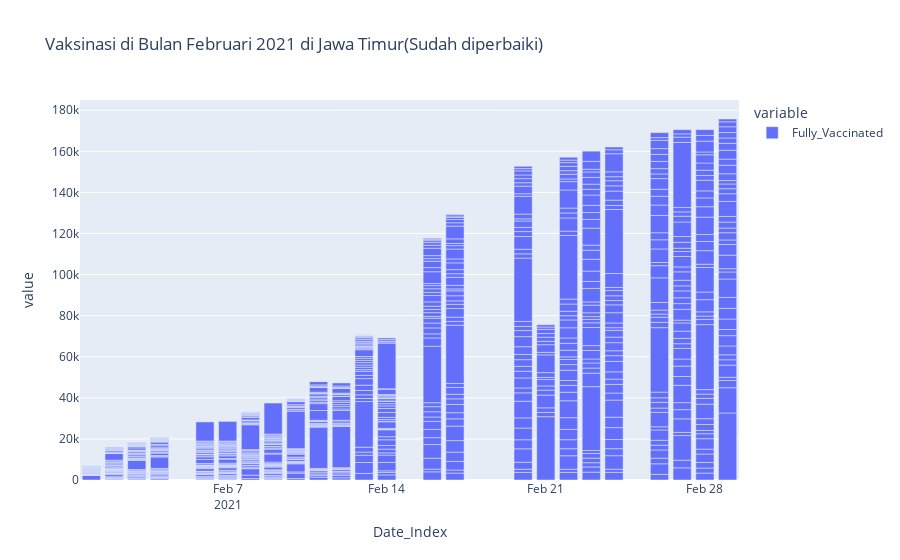
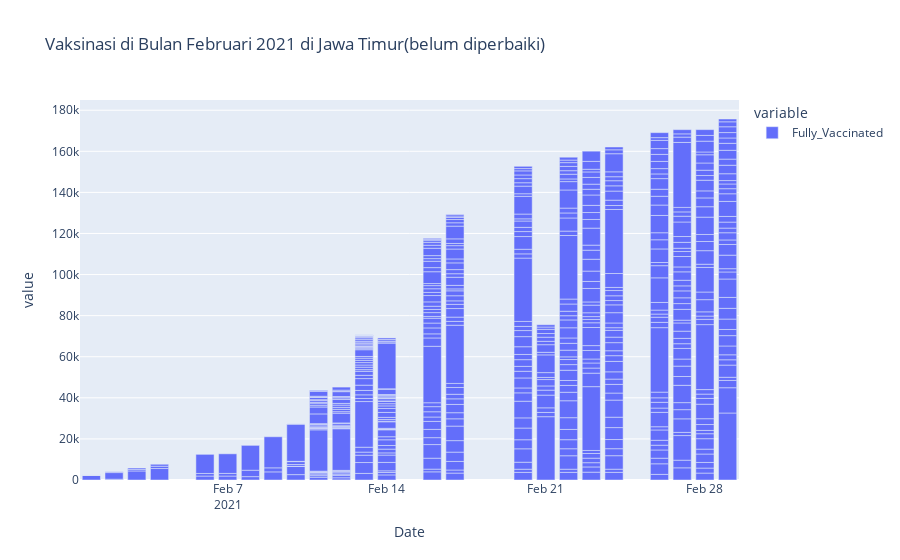

Write notebook code for charts like these, in order.
### Code cell
import plotly.express as px

# Pilih kolom
selected_columns = ['Fully_Vaccinated']
fixed = merged_df[selected_columns]

# Buat line chart with increased height
fig = px.bar(fixed, y=selected_columns, title='Vaksinasi di Bulan Februari 2021 di Jawa Timur(Sudah diperbaiki)')
fig.show()

# Pilih kolom
selected_columns = ['Fully_Vaccinated']
unfixed = check[selected_columns]

# Buat line chart with increased height
fig = px.bar(unfixed, y=selected_columns, title='Vaksinasi di Bulan Februari 2021 di Jawa Timur(belum diperbaiki)')
fig.show()

### Figure 1 — Plotly figure (JSON) as saved in the notebook; plotly's stock layout.template omitted (floating-point values rounded to 4 significant figures; data arrays with more than 128 entries replaced by an {"elided": "..."} marker saying what was removed)
{"data": [{"alignmentgroup": "True", "hovertemplate": "variable=Fully_Vaccinated<br>Date_Index=%{x}<br>value=%{y}<extra></extra>", "legendgroup": "Fully_Vaccinated", "marker": {"color": "#636efa", "pattern": {"shape": ""}}, "name": "Fully_Vaccinated", "offsetgroup": "Fully_Vaccinated", "orientation": "v", "showlegend": true, "textposition": "auto", "type": "bar", "x": {"elided": "889 str values"}, "xaxis": "x", "y": {"elided": "889 int values"}, "yaxis": "y"}], "layout": {"barmode": "relative", "legend": {"title": {"text": "variable"}, "tracegroupgap": 0}, "title": {"text": "Vaksinasi di Bulan Februari 2021 di Jawa Timur(Sudah diperbaiki)"}, "xaxis": {"anchor": "y", "domain": [0, 1], "title": {"text": "Date_Index"}}, "yaxis": {"anchor": "x", "domain": [0, 1], "title": {"text": "value"}}}}

### Figure 2 — Plotly figure (JSON) as saved in the notebook; plotly's stock layout.template omitted (floating-point values rounded to 4 significant figures; data arrays with more than 128 entries replaced by an {"elided": "..."} marker saying what was removed)
{"data": [{"alignmentgroup": "True", "hovertemplate": "variable=Fully_Vaccinated<br>Date=%{x}<br>value=%{y}<extra></extra>", "legendgroup": "Fully_Vaccinated", "marker": {"color": "#636efa", "pattern": {"shape": ""}}, "name": "Fully_Vaccinated", "offsetgroup": "Fully_Vaccinated", "orientation": "v", "showlegend": true, "textposition": "auto", "type": "bar", "x": {"elided": "889 str values"}, "xaxis": "x", "y": {"elided": "889 int values"}, "yaxis": "y"}], "layout": {"barmode": "relative", "legend": {"title": {"text": "variable"}, "tracegroupgap": 0}, "title": {"text": "Vaksinasi di Bulan Februari 2021 di Jawa Timur(belum diperbaiki)"}, "xaxis": {"anchor": "y", "domain": [0, 1], "title": {"text": "Date"}}, "yaxis": {"anchor": "x", "domain": [0, 1], "title": {"text": "value"}}}}
